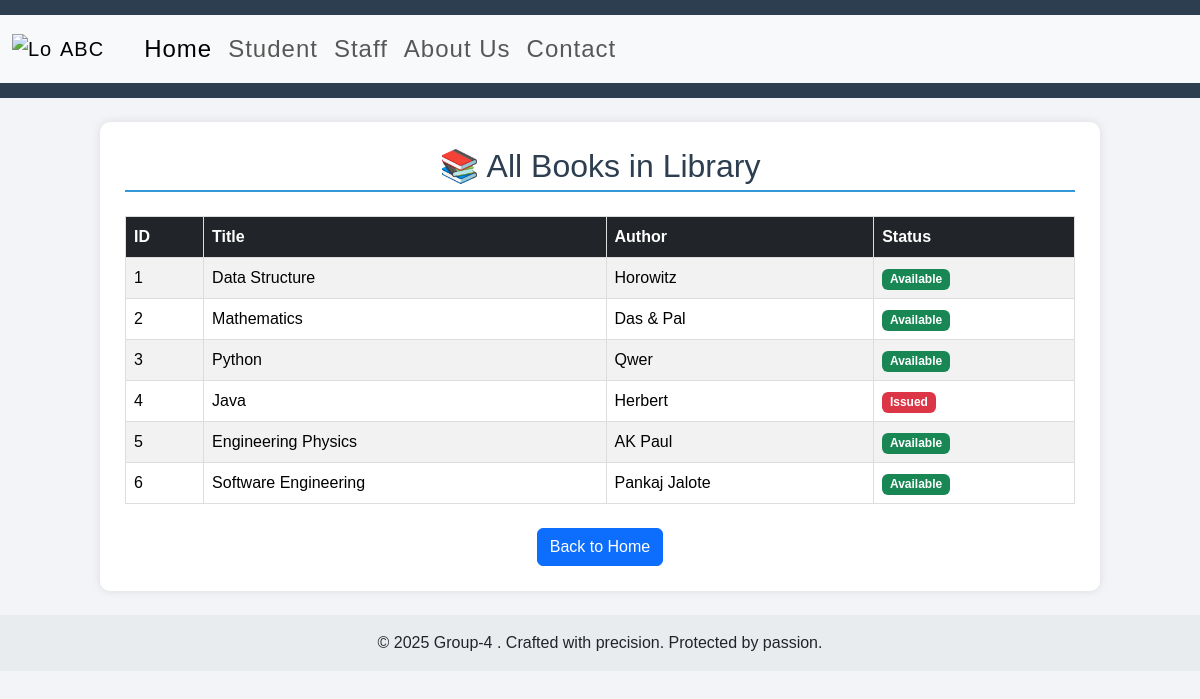
/books, run on the app's committed database.
### app.py (models this page shows)
class Book(db.Model):
    id = db.Column(db.Integer,primary_key=True)
    title = db.Column(db.String(50))
    author = db.Column(db.String(50))
    user = db.Column(db.String(10),default=None) #took
    date = db.Column(db.Date,default=None) #when

### app.py (the view)
@app.route("/books")
def View_Books():
    return render_template("books.html", books=Book.query.all())

### templates/books.html (shortened to what this page needs)
{% extends "base.html" %}
{% block b %}
<div class="container my-4">
    <h2 class="text-center mb-4">📚 All Books in Library</h2>
    {% if books %}
    <table class="table table-striped">
        <thead class="table-dark">
            <tr>
                <th>ID</th>
                <th>Title</th>
                <th>Author</th>
                <th>Status</th>
            </tr>
        </thead>
        <tbody>
            {% for book in books %}
            <tr>
                <td>{{ book.id }}</td>
                <td>{{ book.title }}</td>
                <td>{{ book.author }}</td>
                <td>
                    {% if book.user %}
                        <span class="badge bg-danger">Issued</span>
                    {% else %}
                        <span class="badge bg-success">Available</span>
                    {% endif %}
                </td>
            </tr>
            {% endfor %}
        </tbody>
    </table>
    {% else %}
    <div class="alert alert-info text-center">
        <h4>No books found in the library</h4>
        <p>Books will appear here once they are added to the database.</p>
    </div>
    {% endif %}
    <div class="text-center mt-4">
        <a href="/" class="btn btn-primary">Back to Home</a>
    </div>
</div>
{% endblock %}

### static/style.css (style rules this page uses)
body { font-family: 'Poppins', sans-serif; background: #f2f4f7; margin: 0; padding: 0; }
.container { width: 90%; max-width: 1000px; margin: 30px auto; background: #fff; padding: 25px; border-radius: 10px; box-shadow: 0 0 10px rgba(0,0,0,0.1); }
h2 { color: #2c3e50; margin-bottom: 10px; border-bottom: 2px solid #3498db; padding-bottom: 5px; }
table { width: 100%; border-collapse: collapse; margin-top: 10px; }
th, td { border: 1px solid #ddd; text-align: left; padding: 10px; }
th { background-color: #3498db; color: white; }
tr:nth-child(even) { background-color: #f9f9f9; }

### data on the page
Book: id "1", title "Data Structure", author "Horowitz", shows "Available"
Book: id "2", title "Mathematics", author "Das & Pal", shows "Available"
Book: id "3", title "Python", author "Qwer", shows "Available"
Book: id "4", title "Java", author "Herbert", user "Issued"
Book: id "5", title "Engineering Physics", author "AK Paul", shows "Available"
Book: id "6", title "Software Engineering", author "Pankaj Jalote", shows "Available"
